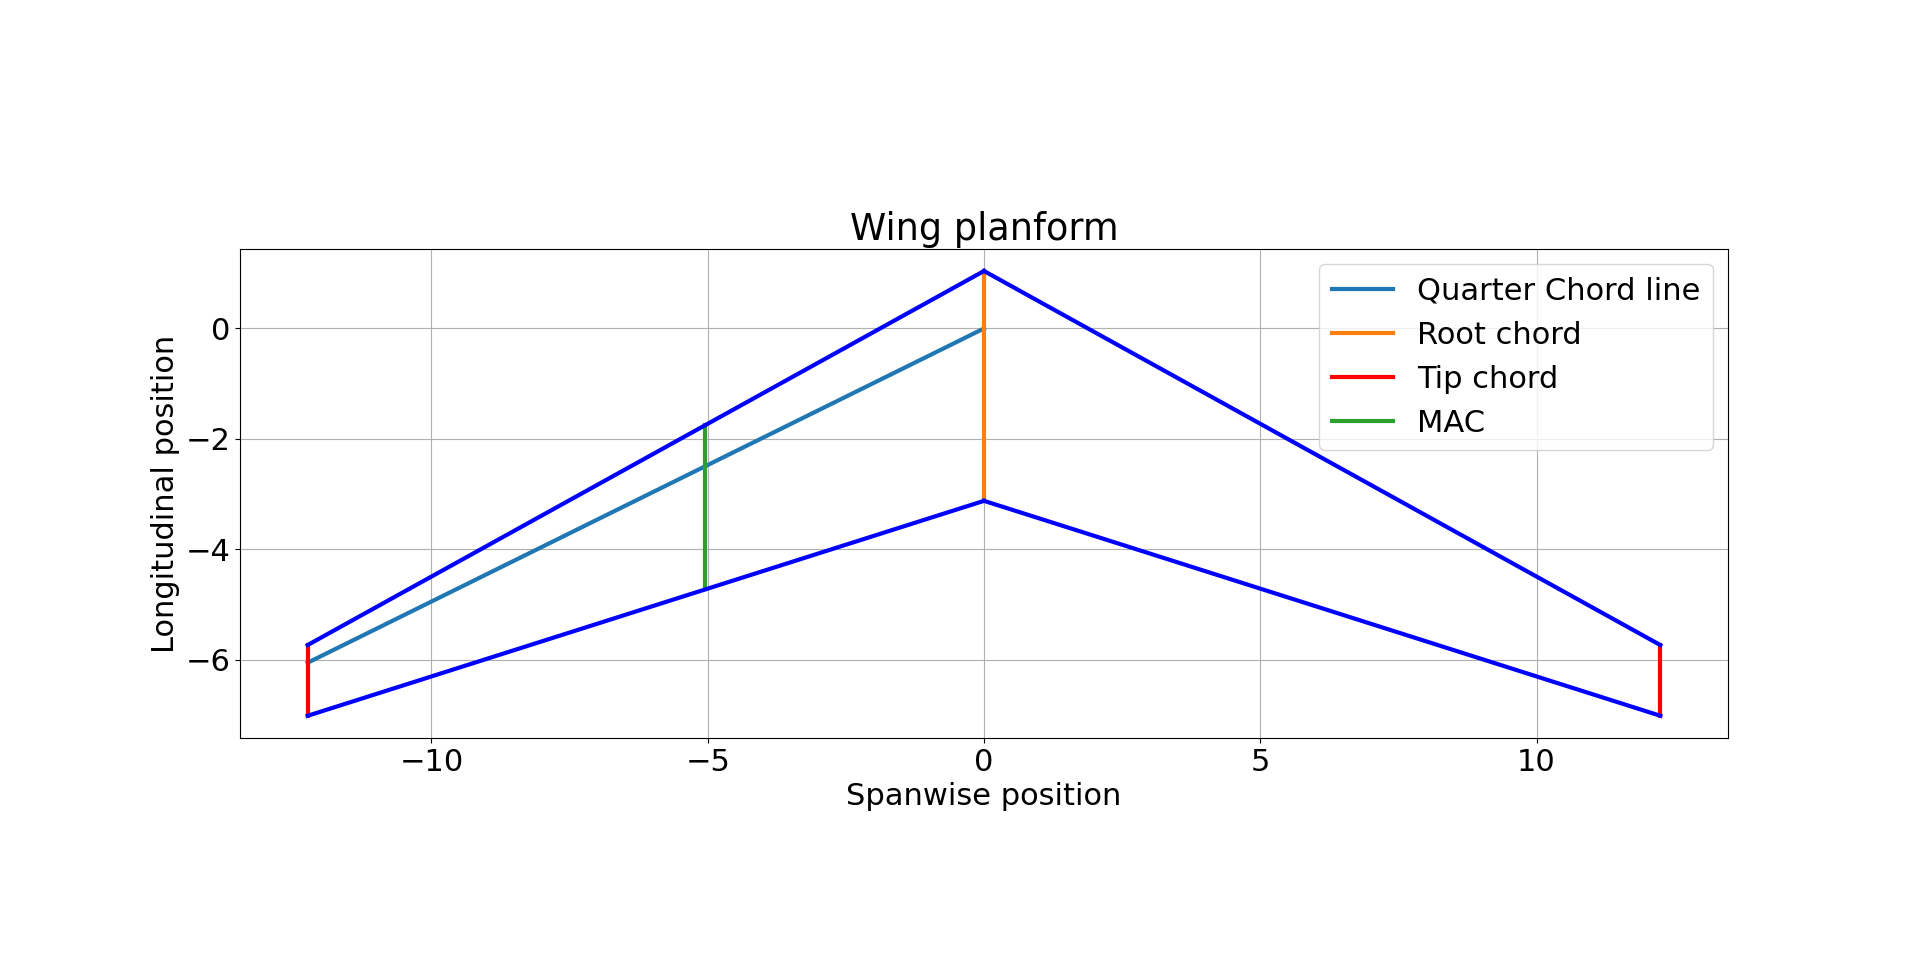

The script that drew this image:
import matplotlib.pyplot as plt
from scipy.integrate import quad    
import math

# Adjust font size
plt.rcParams.update({'font.size': 22})

# Parameters
AR = 9                          # No unit
S = 66.6                        # m^2
c_r = 4.16                      # meter
c_t = 1.28                      # meter
c4_sweep = 26.3                 # deg

# Convert parameters \ calculate if necessary
c4_sweep /= (180/math.pi)       # rad
span = math.sqrt(AR*S)          # meter

# Calculation MAC location
# Integrate from root to tip 
ymin = 0
ymax = span/2

# Define function to integrate
def function(y): 
    return (c_r - ((c_r-c_t)/(span/2))*y)**2

# Integrate 
result, error = quad(function, ymin, ymax)

mac = (2/S) * result
spanwise_pos = (mac - c_r) / -((c_r-c_t)/(span/2))

# Root chord position
q_c_r = 0
le_c_r = q_c_r + 0.25 * c_r
te_c_r = q_c_r - 0.75 * c_r

# Tip chord position
q_c_t = q_c_r - (span/2) * math.tan(c4_sweep)
le_c_t = q_c_t + 0.25 * c_t
te_c_t = q_c_t - 0.75 * c_t

# MAC position
q_c_mac = q_c_r - (spanwise_pos) * math.tan(c4_sweep)
le_mac = q_c_mac + 0.25 * mac
te_mac = q_c_mac - 0.75 * mac

# Calculate leading sweep angle
slope = (le_c_r - le_c_t) / (span/2)
le_sweep = math.atan(slope)

# Print some results
print("The MAC is", round(mac,2), "meter and lies at a spanwise position of", round(spanwise_pos,2), "meter")
print("The leading edge sweep angle equals: ", round(slope*(180/math.pi),2))

# Make plot
plt.figure()

# Quarter chord line left side
plt.plot((0,-span/2),(q_c_r,q_c_t), label="Quarter Chord line", linewidth=3)

# Root chord
plt.plot((0,0),(le_c_r,te_c_r), label="Root chord", linewidth=3)

# Tip chords
plt.plot((-span/2,-span/2),(le_c_t,te_c_t), 'r', label="Tip chord", linewidth=3)
plt.plot((span/2,span/2),(le_c_t,te_c_t), 'r', linewidth=3)

# MAC on left side
mac_plot = plt.plot((-spanwise_pos,-spanwise_pos),(te_mac,le_mac), label="MAC", linewidth=3)

# Connecting
plt.plot((-span/2,0),(le_c_t,le_c_r), 'b', linewidth=3)
plt.plot((0,span/2),(le_c_r,le_c_t), 'b', linewidth=3)
plt.plot((-span/2,0),(te_c_t,te_c_r), 'b', linewidth=3)
plt.plot((0,span/2),(te_c_r,te_c_t), 'b', linewidth=3)

# Finalizing
plt.gca().set_aspect('equal', adjustable='box')
plt.title("Wing planform")
plt.xlabel("Spanwise position")
plt.ylabel("Longitudinal position")
plt.legend()
plt.grid()
plt.show()
